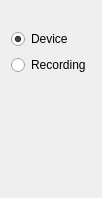
   <widget class="QWidget" name="layoutWidget">
    <property name="geometry">
     <rect>
      <x>260</x>
      <y>620</y>
      <width>85</width>
      <height>198</height>
     </rect>
    </property>
    <layout class="QGridLayout" name="gridLayout_19">
     <item row="2" column="0">
      <widget class="QPushButton" name="pushButton_stop_all">
       <property name="text">
        <string/>
       </property>
       <property name="icon">
        <iconset resource="icon.qrc">
         <normaloff>:/icon/stop.png</normaloff>:/icon/stop.png</iconset>
       </property>
       <property name="iconSize">
        <size>
         <width>64</width>
         <height>64</height>
        </size>
       </property>
       <property name="autoDefault">
        <bool>false</bool>
       </property>
       <property name="flat">
        <bool>true</bool>
       </property>
      </widget>
     </item>
     <item row="1" column="0">
      <widget class="QPushButton" name="pushButton_start_all">
       <property name="text">
        <string/>
       </property>
       <property name="icon">
        <iconset resource="icon.qrc">
         <normaloff>:/icon/start.png</normaloff>:/icon/start.png</iconset>
       </property>
       <property name="iconSize">
        <size>
         <width>64</width>
         <height>64</height>
        </size>
       </property>
       <property name="autoDefault">
        <bool>false</bool>
       </property>
       <property name="flat">
        <bool>true</bool>
       </property>
      </widget>
     </item>
     <item row="0" column="0">
      <layout class="QGridLayout" name="gridLayout_20">
       <item row="0" column="0">
        <widget class="QRadioButton" name="radioButton_input_device">
         <property name="text">
          <string>Device</string>
         </property>
         <property name="checked">
          <bool>true</bool>
         </property>
        </widget>
       </item>
       <item row="1" column="0">
        <widget class="QRadioButton" name="radioButton_input_recording">
         <property name="text">
          <string>Recording</string>
         </property>
        </widget>
       </item>
      </layout>
     </item>
    </layout>
   </widget>
